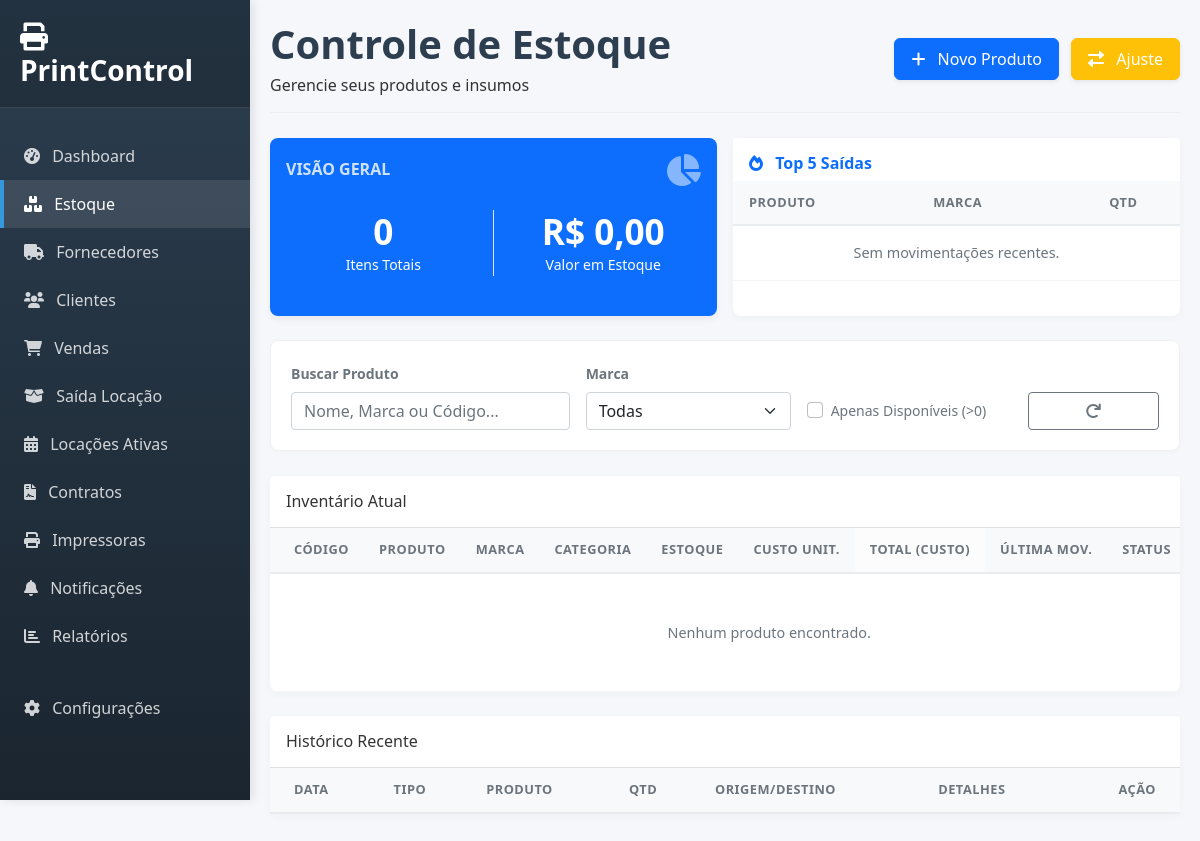
Page /estoque on the earlier database version.
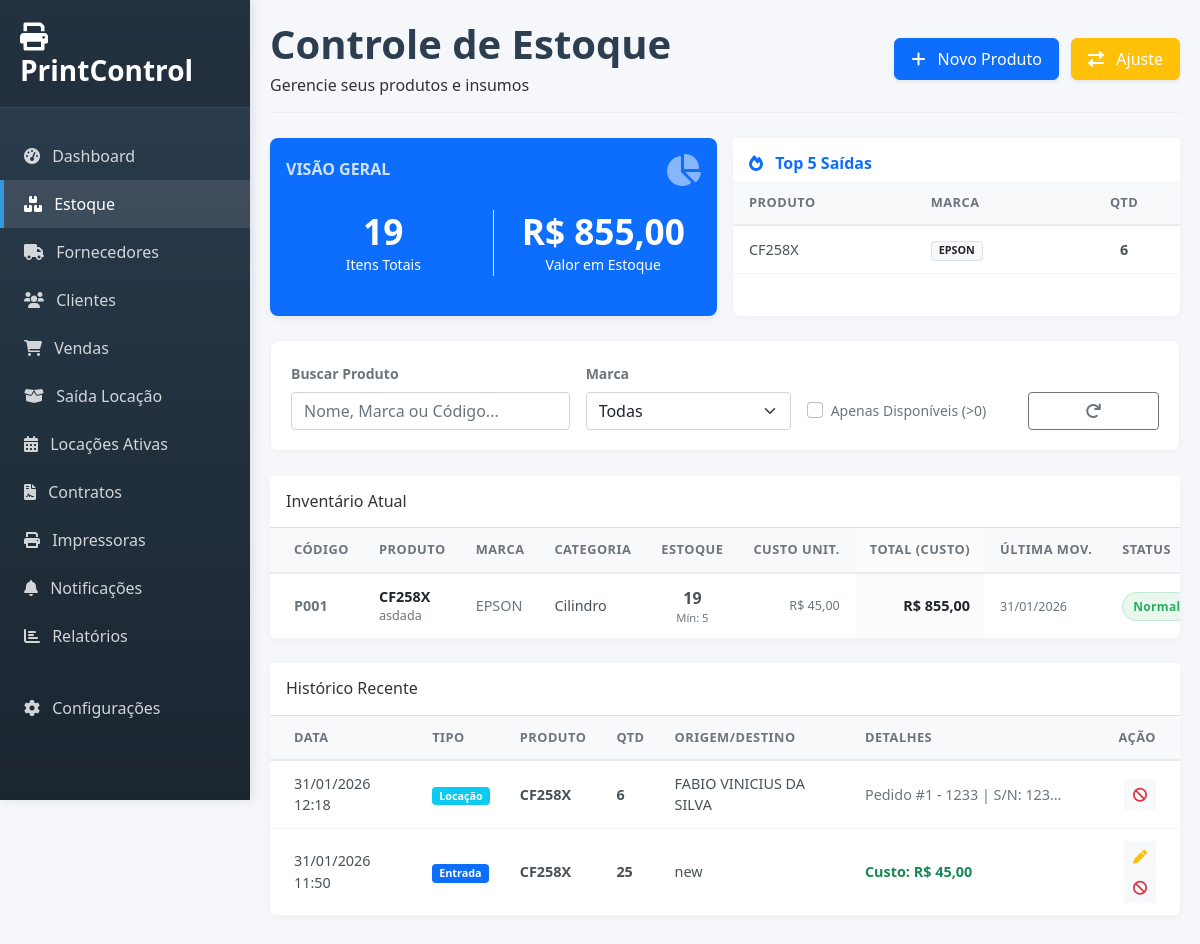
Same page on the later database version.
### app.py (models this page shows)
class Produto(db.Model):
    id = db.Column(db.Integer, primary_key=True)
    nome = db.Column(db.String(100), nullable=False)
    categoria = db.Column(db.String(50))
    marca = db.Column(db.String(50))
    compatibilidade = db.Column(db.String(150))
    quantidade = db.Column(db.Integer, default=0)
    minimo = db.Column(db.Integer, default=5)
    valor_pago = db.Column(db.Float, default=0.0)
    valor_venda = db.Column(db.Float, default=0.0)
    observacao = db.Column(db.String(200))
    ativo = db.Column(db.Boolean, default=True)
    @property
    def ultima_movimentacao(self):
        return Movimentacao.query.filter(
            Movimentacao.produto_id == self.id,
            Movimentacao.status != 'Cancelado'
        ).order_by(Movimentacao.data.desc()).first()

class Movimentacao(db.Model):
    id = db.Column(db.Integer, primary_key=True)
    produto_id = db.Column(db.Integer, db.ForeignKey('produto.id'), nullable=False)
    tipo = db.Column(db.String(20))
    categoria_movimento = db.Column(db.String(50))
    numero_documento = db.Column(db.String(50))
    quantidade = db.Column(db.Integer, nullable=False)
    valor_unitario_entrada = db.Column(db.Float, default=0.0)
    data = db.Column(db.DateTime, default=datetime.now)
    destino_origem = db.Column(db.String(100))
    observacao = db.Column(db.String(200))
    pedido_id = db.Column(db.Integer, db.ForeignKey('pedido_saida.id'), nullable=True)
    status = db.Column(db.String(20), default='Ativo')
    justificativa_cancelamento = db.Column(db.String(255))
    produto = db.relationship('Produto', backref='movimentacoes')

### app.py (the view)
@app.route('/estoque')
def estoque():
    marca_filtro = request.args.get('marca')
    apenas_disponiveis = request.args.get('disponiveis')
    query = Produto.query
    if marca_filtro and marca_filtro != 'Todas': query = query.filter(Produto.marca.ilike(f'%{marca_filtro}%'))
    if apenas_disponiveis: query = query.filter(Produto.quantidade > 0)
    produtos = query.all()
    historico = Movimentacao.query.order_by(Movimentacao.data.desc()).limit(30).all()
    valor_total_estoque = sum([p.quantidade * p.valor_pago for p in produtos])
    total_itens_estoque = sum([p.quantidade for p in produtos])
    top_saidas = db.session.query(Produto.nome, Produto.marca, func.sum(Movimentacao.quantidade).label('total')).join(Movimentacao).filter(
        Movimentacao.tipo.in_(['Saida_Locacao', 'Venda', 'Ajuste_Saida']),
        Movimentacao.status != 'Cancelado'
    ).group_by(Produto.id).order_by(desc('total')).limit(30).all()
    marcas = db.session.query(Produto.marca).distinct().all()
    lista_marcas = [m[0] for m in marcas if m[0]]
    return render_template('estoque.html', produtos=produtos, historico=historico, marcas=lista_marcas,
                           valor_total_estoque=valor_total_estoque, total_itens_estoque=total_itens_estoque, top_saidas=top_saidas)

### templates/estoque.html (shortened to what this page needs)
{% extends "base.html" %}
{% block content %}
<div id="estoque-page" class="page-content active">
    <div class="page-header">
        <div class="d-flex justify-content-between align-items-center">
            <div>
                <h1 class="page-title">Controle de Estoque</h1>
                <p class="page-subtitle mb-0">Gerencie seus produtos e insumos</p>
            </div>
            <div>
                <button class="btn btn-primary btn-action shadow-sm me-2" onclick="abrirModalCadastro()">
                    <i class="fas fa-plus me-2"></i> Novo Produto
                </button>
                <button class="btn btn-warning text-white btn-action shadow-sm" data-bs-toggle="modal" data-bs-target="#ajusteEstoqueModal">
                    <i class="fas fa-exchange-alt me-2"></i> Ajuste
                </button>
            </div>
        </div>
    </div>
    <div class="row mb-4 g-3">
        <div class="col-md-6">
            <div class="card card-overview bg-primary h-100">
                <div class="card-body">
                    <div class="d-flex justify-content-between align-items-center mb-4">
                        <h6 class="text-white text-uppercase mb-0 fw-bold" style="opacity: 0.8;">Visão Geral</h6>
                        <i class="fas fa-chart-pie fa-2x" style="opacity: 0.5;"></i>
                    </div>
                    <div class="row text-center">
                        <div class="col-6 border-end border-white-50">
                            <h2>{{ total_itens_estoque }}</h2>
                            <small>Itens Totais</small>
                        </div>
                        <div class="col-6">
                            <h2>{{ valor_total_estoque | currency }}</h2>
                            <small>Valor em Estoque</small>
                        </div>
                    </div>
                </div>
            </div>
        </div>
        <div class="col-md-6">
            <div class="card card-table h-100">
                <div class="card-header bg-white border-bottom-0 pt-3 pb-2">
                    <h6 class="mb-0 text-primary fw-bold"><i class="fas fa-fire me-2"></i> Top 5 Saídas</h6>
                </div>
                <div class="card-body p-0">
                    <div class="table-responsive">
                        <table class="table table-sm table-hover mb-0 align-middle">
                            <thead class="bg-light"><tr><th class="ps-3">PRODUTO</th><th>MARCA</th><th class="text-center pe-3">QTD</th></tr></thead>
                            <tbody>
                                {% for item in top_saidas %}
                                <tr>
                                    <td class="ps-3">{{ item.nome }}</td>
                                    <td><span class="badge bg-light text-dark border">{{ item.marca }}</span></td>
                                    <td class="text-center fw-bold pe-3">{{ item.total }}</td>
                                </tr>
                                {% else %}
                                <tr><td colspan="3" class="text-center text-muted py-3 small">Sem movimentações recentes.</td></tr>
                                {% endfor %}
                            </tbody>
                        </table>
                    </div>
                </div>
            </div>
        </div>
    </div>
    <div class="filter-bar">
        <div class="row g-3 align-items-end">
            <div class="col-md-4">
                <label class="form-label small text-muted fw-bold">Buscar Produto</label>
                <input type="text" class="form-control" id="filtroBusca" placeholder="Nome, Marca ou Código..." onkeyup="filtrarTabela()">
            </div>
            <div class="col-md-3">
                <label class="form-label small text-muted fw-bold">Marca</label>
                <select class="form-select" id="filtroMarca" onchange="filtrarTabela()">
                    <option value="">Todas</option>
                </select>
            </div>
            <div class="col-md-3">
                <div class="form-check mb-2">
                    <input class="form-check-input" type="checkbox" id="checkDisp" onchange="filtrarTabela()">
                    <label class="form-check-label small text-muted" for="checkDisp">Apenas Disponíveis (>0)</label>
                </div>
            </div>
            <div class="col-md-2 d-flex gap-2">
                <button type="button" class="btn btn-outline-secondary w-100" onclick="limparFiltros()" title="Limpar"><i class="fas fa-redo"></i></button>
            </div>
        </div>
    </div>
    <div class="card card-table">
        <div class="card-header bg-white py-3">
            <h5 class="card-title mb-0" style="font-size: 1rem;">Inventário Atual</h5>
        </div>
        <div class="card-body p-0">
            <div class="table-responsive table-scroll-10">
                <table class="table table-hover mb-0 align-middle" id="tabelaEstoque">
                    <thead>
                        <tr>
                            <th width="80" class="ps-4">CÓDIGO</th>
                            <th>PRODUTO</th>
                            <th>MARCA</th>
                            <th>CATEGORIA</th>
                            <th class="text-center">ESTOQUE</th>
                            <th class="text-end">CUSTO UNIT.</th>
                            <th class="text-end" style="background-color: #fcfcfc;">TOTAL (CUSTO)</th>
                            <th>ÚLTIMA MOV.</th>
                            <th>STATUS</th>
                        </tr>
                    </thead>
                    <tbody id="tbodyEstoque">
                        {% for produto in produtos %}
                            {% set limite_atencao = produto.minimo * (1 + config.margem_atencao_pct / 100) %}
                            {% set row_class = '' %}
                            {% set badge_html = '<span class="badge-pill badge-soft-success">Normal</span>' %}
                            {% if not produto.ativo %}
                                {% set row_class = 'text-muted bg-light' %}
                                {% set badge_html = '<span class="badge bg-secondary">Inativo</span>' %}
                            {% else %}
                                {% if produto.quantidade <= produto.minimo %}
                                    {% set row_class = 'product-critical' %}
                                    {% set badge_html = '<span class="badge-pill badge-soft-danger">Crítico</span>' %}
                                {% elif produto.quantidade <= limite_atencao %}
                                    {% set row_class = 'product-low' %}
                                    {% set badge_html = '<span class="badge-pill badge-soft-warning">Baixo</span>' %}
                                {% endif %}
                            {% endif %}
                        <tr class="{{ row_class }}" data-marca="{{ produto.marca }}" data-qtd="{{ produto.quantidade }}">
                            <td class="ps-4 fw-bold text-muted">{{ produto.id | formata_codigo }}</td>
                            <td>
                                <div class="fw-bold text-dark nome-produto">{{ produto.nome }}</div>
                                <small class="text-muted d-block text-truncate" style="max-width: 250px;">{{ produto.compatibilidade }}</small>
                            </td>
                            <td class="text-muted small marca-produto">{{ produto.marca }}</td>
                            <td>{{ produto.categoria }}</td>
                            <td class="text-center">
                                <span class="fw-bold fs-6">{{ produto.quantidade }}</span>
                                <small class="text-muted d-block" style="font-size: 0.7rem;">Mín: {{ produto.minimo }}</small>
                            </td>
                            <td class="text-end">
                                <div class="text-muted small">{{ produto.valor_pago | currency }}</div>
                            </td>
                            <td class="text-end fw-bold text-dark" style="background-color: #fcfcfc;">
                                {{ (produto.quantidade * produto.valor_pago) | currency }}
                            </td>
                            <td>
                                {% if produto.ultima_movimentacao %}
                                    <span class="small text-muted">{{ produto.ultima_movimentacao.data.strftime('%d/%m/%Y') }}</span>
                                {% else %} <span class="small text-muted">-</span> {% endif %}
                            </td>
                            <td>{{ badge_html|safe }}</td>
                        </tr>
                        {% else %}
                        <tr id="sem-resultados"><td colspan="10" class="text-center p-5 text-muted">Nenhum produto encontrado.</td></tr>
                        {% endfor %}
                    </tbody>
                </table>
            </div>
        </div>
    </div>
    <div class="card card-table mt-4">
        <div class="card-header bg-white py-3"><h5 class="card-title mb-0" style="font-size: 1rem;">Histórico Recente</h5></div>
        <div class="card-body p-0">
            <div class="table-responsive" style="max-height: 400px; overflow-y: auto;">
                <table class="table table-hover mb-0 small">
                    <thead class="bg-light"><tr><th class="ps-4">DATA</th><th>TIPO</th><th>PRODUTO</th><th>QTD</th><th>ORIGEM/DESTINO</th><th>DETALHES</th><th class="pe-4 text-end">AÇÃO</th></tr></thead>
                    <tbody>
                        {% for mov in historico %}
                        <tr class="{% if mov.status == 'Cancelado' %}table-danger{% endif %}">
                            <td class="ps-4">{{ mov.data.strftime('%d/%m/%Y %H:%M') }}</td>
                            <td>
                                {% if mov.status == 'Cancelado' %}
                                    <span class="badge bg-danger">CANCELADO</span>
                                {% else %}
                                    {% if mov.tipo == 'Entrada' %} <span class="badge bg-primary">Entrada</span>
                                    {% elif mov.tipo == 'Venda' %} <span class="badge bg-success">Venda</span>
                                    {% elif mov.tipo == 'Saida_Locacao' %} <span class="badge bg-info">Locação</span>
                                    {% else %} <span class="badge bg-warning text-dark">Ajuste</span> {% endif %}
                                {% endif %}
                            </td>
                            <td><strong>{{ mov.produto.nome }}</strong></td>
                            <td class="fw-bold">{{ mov.quantidade }}</td>
                            <td>{{ mov.destino_origem }}</td>
                            <td>
                                {% if mov.tipo == 'Entrada' %}<span class="text-success fw-bold">Custo: {{ mov.valor_unitario_entrada | currency }}</span>{% endif %}
                                <span class="text-muted d-block text-truncate" style="max-width: 200px;">{{ mov.observacao }}</span>
                            </td>
                            <td class="text-end pe-4">
                                {% if mov.status != 'Cancelado' %}
                                    {% if mov.tipo == 'Entrada' %}
                                    <button class="btn btn-sm btn-light text-warning"
                                        type="button"
                                        data-id="{{ mov.id }}"
                                        data-qtd="{{ mov.quantidade }}"
                                        data-valor="{{ '%.2f'|format(mov.valor_unitario_entrada)|replace('.', ',') }}"
                                        onclick="editarEntrada(this)"
                                        title="Corrigir Valor">
                                        <i class="fas fa-pen"></i>
                                    </button>
                                    {% endif %}
                                    <button class="btn btn-sm btn-light text-danger" onclick="abrirModalCancelar('{{ mov.id }}')" title="Cancelar">
                                        <i class="fas fa-ban"></i>
                                    </button>
                                {% endif %}
                            </td>
                        </tr>
                        {% endfor %}
                    </tbody>
                </table>
            </div>
        </div>
    </div>
</div>
{% endblock %}

Differences in the rows shown:
added Produto: nome "CF258X", marca "EPSON", total "6", id "P001", compatibilidade "asdada", categoria "Cilindro", quantidade "19", minimo "5", valor_pago "R$ 45,00", (produto.quantidade*produto.valor_pago)|currency "R$ 855,00", ultima_movimentacao.data "31/01/2026", badge_html "Normal"
added Movimentacao: data "31/01/2026 12:18", status "Locação", produto.nome "CF258X", quantidade "6", destino_origem "FABIO VINICIUS DA SILVA", observacao "Pedido #1 - 1233 | S/N: 123…"
added Movimentacao: data "31/01/2026 11:50", status "Entrada", produto.nome "CF258X", quantidade "25", destino_origem "new", valor_unitario_entrada "R$ 45,00"
Other differences:
{{ total_itens_estoque }}: "0" → "19"
{{ valor_total_estoque | currency }}: "R$ 0,00" → "R$ 855,00"
text no longer shown: "Sem movimentações recentes. Nenhum produto encontrado."
